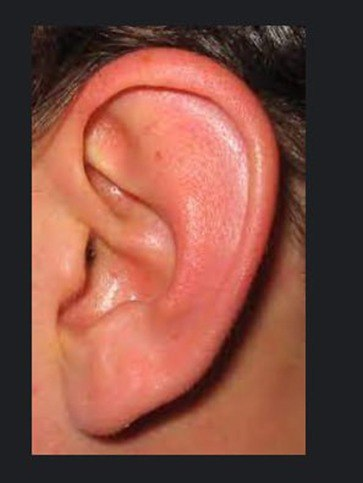
#> input picture 1.4.jpg, 363 x 483 px
$ python roberts.py
#> lines starting #> are read from the running program, lines starting #| are printed output that depends on the picture; after the words box and inside, x2 and y2 are one past the last pixel; in counts of white or black regions, pixels touching at a corner belong together
import cv2
import numpy as np
import matplotlib.pyplot as plt
from skimage.filters import roberts
from skimage.feature import canny
from skimage.morphology import skeletonize

# Tasvirlar
images = ["1.4.jpg"]

for img_path in images:
    # ===============================
    # 1-BOSQICH: ORIGINAL
    # ===============================
    img = cv2.imread(img_path)
#> img is the input picture: shape (483, 363, 3); mean B, G, R 65.5, 77.4, 129
    gray = cv2.cvtColor(img, cv2.COLOR_BGR2GRAY)
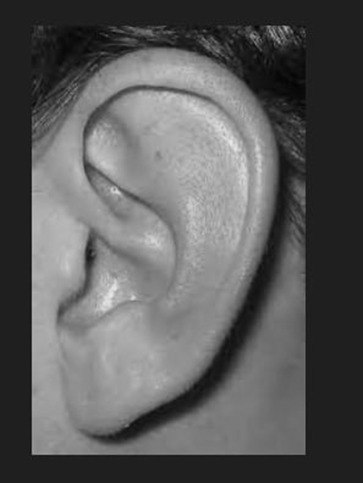
#> gray: shape (483, 363); min 2, max 232, mean 91.4
    gray_norm = gray / 255.0

    # ===============================
    # 2-BOSQICH: KONTUR AJRATISH
    # ===============================

    # Roberts
    roberts_edges = roberts(gray_norm)
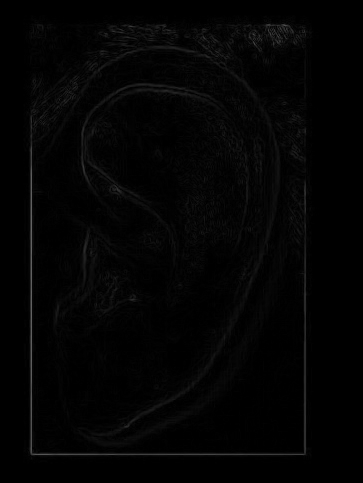
#> roberts_edges: shape (483, 363) float64; min 0, max 0.4, mean 0.0152
    roberts_bin = roberts_edges > 0.05
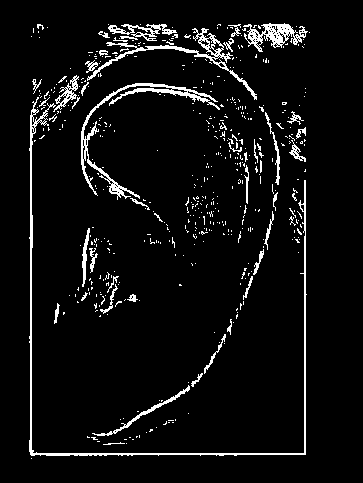
#> roberts_bin: shape (483, 363) bool; 5.8% white in thin lines or dots, all inside (x1, y1, x2, y2) = (29, 23, 310, 459)

    # Canny
    canny_edges = canny(gray_norm, sigma=2)
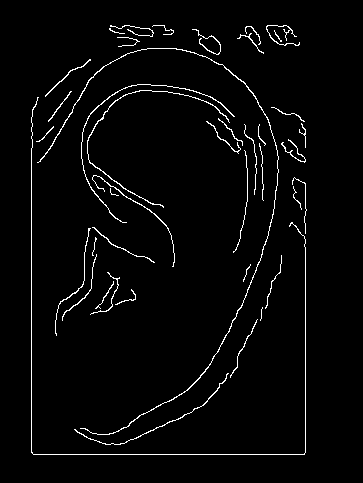
#> canny_edges: shape (483, 363) bool; 2.8% white in thin lines or dots, all inside (x1, y1, x2, y2) = (31, 25, 307, 455)

    # ===============================
    # 3-BOSQICH: SCELET (SKELETON)
    # ===============================
    roberts_skeleton = skeletonize(roberts_bin)
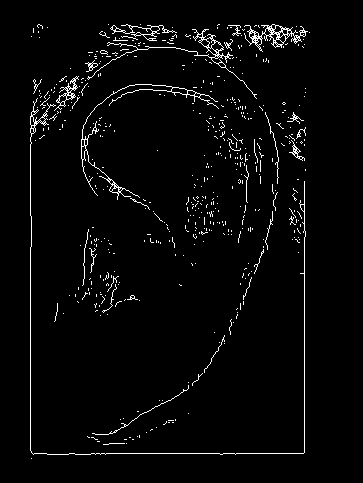
#> roberts_skeleton: shape (483, 363) bool; 3% white in thin lines or dots, all inside (x1, y1, x2, y2) = (30, 24, 310, 459)
    canny_skeleton = skeletonize(canny_edges)
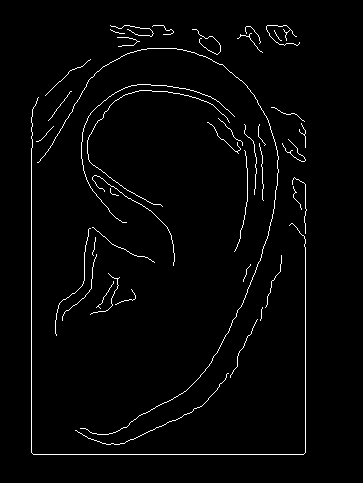
#> canny_skeleton: shape (483, 363) bool; 2.2% white in thin lines or dots, all inside (x1, y1, x2, y2) = (31, 25, 307, 455)

    # ===============================
    # QORA KONTUR – OQ FON
    # ===============================
    def black_contour_white_bg(binary_img):
        return np.where(binary_img, 0, 255)

    roberts_contour = black_contour_white_bg(roberts_bin)
    canny_contour = black_contour_white_bg(canny_edges)

    roberts_skel = black_contour_white_bg(roberts_skeleton)
    canny_skel = black_contour_white_bg(canny_skeleton)

    # ===============================
    # NATIJANI KO‘RSATISH
    # ===============================
    fig, ax = plt.subplots(2, 3, figsize=(12, 8))
    fig.suptitle(img_path, fontsize=14)

    # Roberts
    ax[0, 0].imshow(gray, cmap='gray')
    ax[0, 0].set_title("1. Original")
    ax[0, 0].axis("off")

    ax[0, 1].imshow(roberts_contour, cmap='gray')
    ax[0, 1].set_title("2. Roberts Contour")
    ax[0, 1].axis("off")

    ax[0, 2].imshow(roberts_skel, cmap='gray')
    ax[0, 2].set_title("3. Roberts Skeleton")
    ax[0, 2].axis("off")

    # Canny
    ax[1, 0].imshow(gray, cmap='gray')
    ax[1, 0].set_title("1. Original")
    ax[1, 0].axis("off")

    ax[1, 1].imshow(canny_contour, cmap='gray')
    ax[1, 1].set_title("2. Canny Contour")
    ax[1, 1].axis("off")

    ax[1, 2].imshow(canny_skel, cmap='gray')
    ax[1, 2].set_title("3. Canny Skeleton")
    ax[1, 2].axis("off")

    plt.tight_layout()
    plt.show()

$ run again, with 1.1.jpg copied over 1.4.jpg
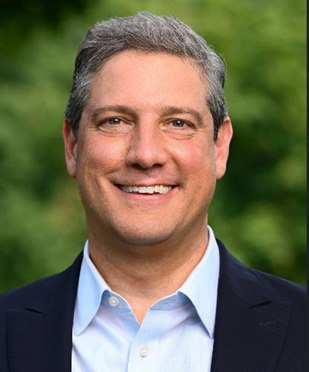
#> input picture 1.1.jpg, 309 x 372 px
#> img is the input picture: shape (372, 309, 3); mean B, G, R 80.3, 106.5, 110.2
#> `roberts_bin = roberts_edges > 0.05`:
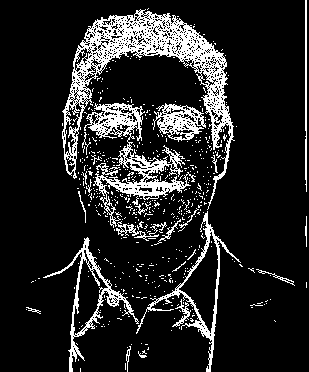
#> roberts_bin: shape (372, 309) bool; 14.2% white in thin lines or dots
#> canny_edges: shape (372, 309) bool; 4% white in thin lines or dots
#> roberts_skeleton: shape (372, 309) bool; 8.8% white in thin lines or dots
#> `canny_skeleton = skeletonize(canny_edges)`:
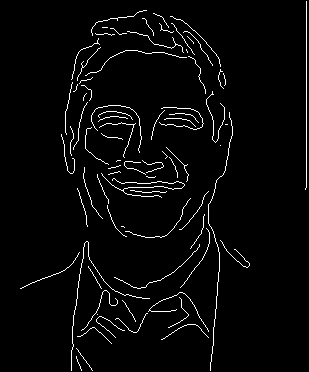
#> canny_skeleton: shape (372, 309) bool; 3.2% white in thin lines or dots

$ run again, with 1.2.jpg copied over 1.4.jpg
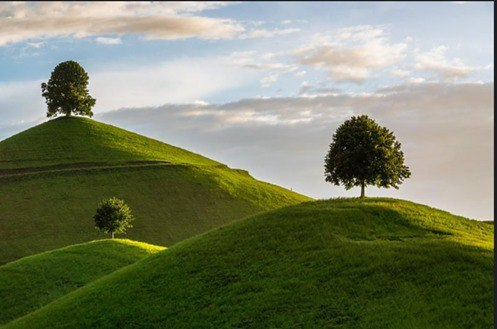
#> input picture 1.2.jpg, 497 x 329 px
#> img is the input picture: shape (329, 497, 3); mean B, G, R 100.5, 127.1, 120.3
#> `roberts_bin = roberts_edges > 0.05`:
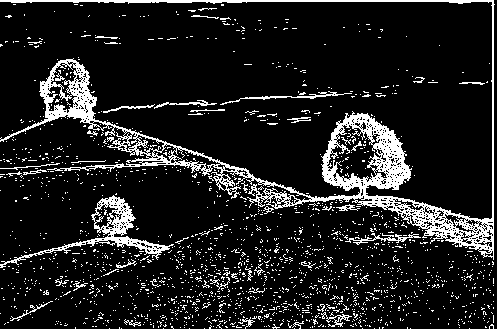
#> roberts_bin: shape (329, 497) bool; 12.4% white in thin lines or dots
#> canny_edges: shape (329, 497) bool; 2.6% white in thin lines or dots, all inside (x1, y1, x2, y2) = (1, 1, 495, 296)
#> roberts_skeleton: shape (329, 497) bool; 7.7% white in thin lines or dots
#> `canny_skeleton = skeletonize(canny_edges)`:
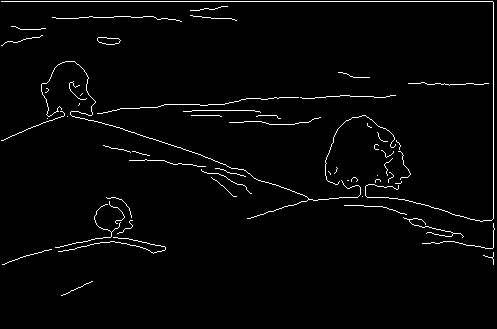
#> canny_skeleton: shape (329, 497) bool; 2.3% white in thin lines or dots, all inside (x1, y1, x2, y2) = (1, 1, 495, 296)

$ run again, with 1.3.jpg copied over 1.4.jpg
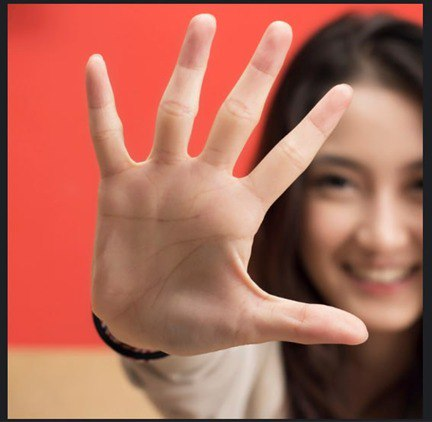
#> input picture 1.3.jpg, 432 x 422 px
#> img is the input picture: shape (422, 432, 3); mean B, G, R 87, 103, 170.6
#> `roberts_bin = roberts_edges > 0.05`:
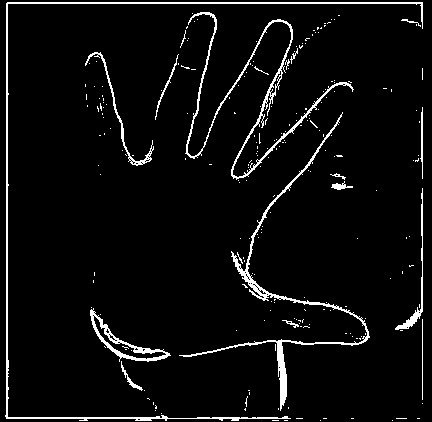
#> roberts_bin: shape (422, 432) bool; 4.8% white in thin lines or dots
#> canny_edges: shape (422, 432) bool; 3% white in thin lines or dots
#> roberts_skeleton: shape (422, 432) bool; 2.3% white in thin lines or dots
#> `canny_skeleton = skeletonize(canny_edges)`:
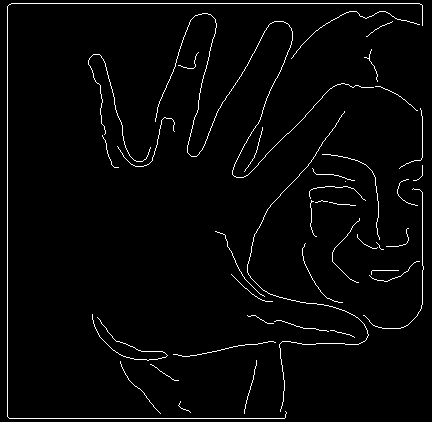
#> canny_skeleton: shape (422, 432) bool; 2.5% white in thin lines or dots
